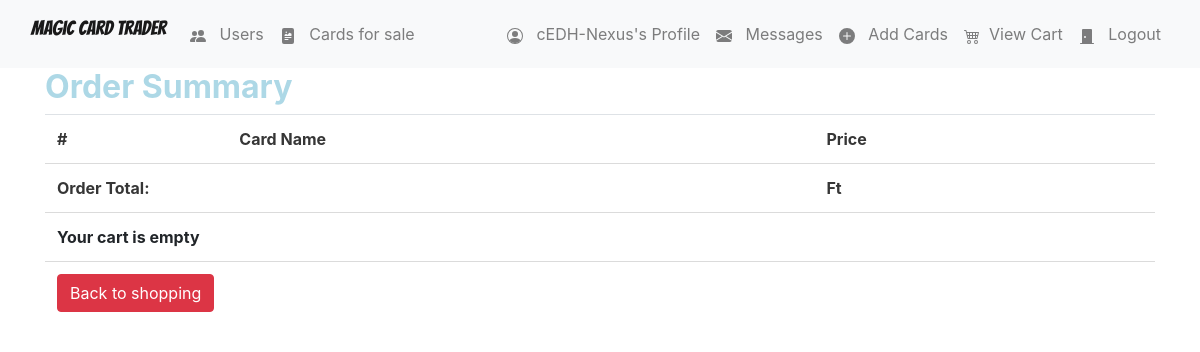
The app's page /order-summary/ (signed in), older data.
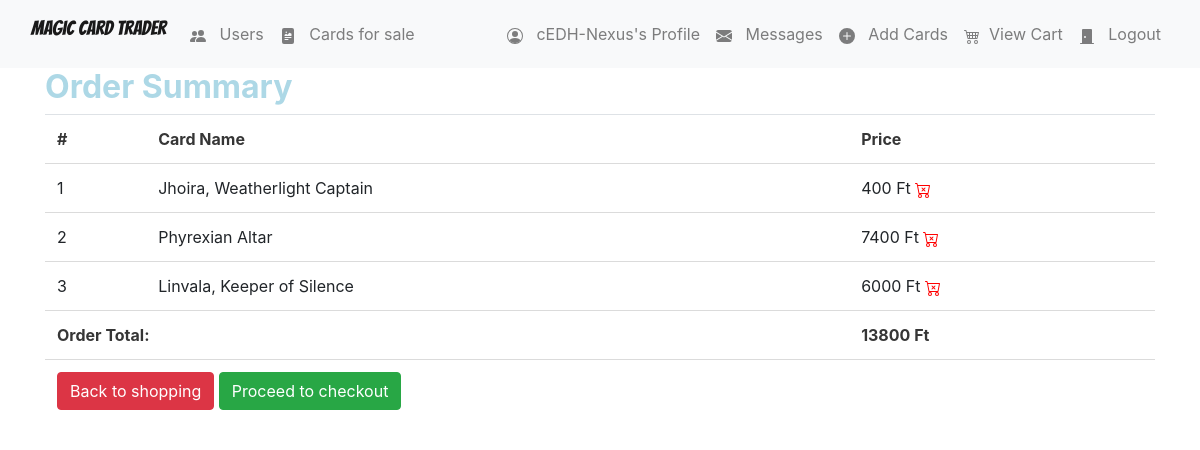
The same page, newer data.
### shopping_cart/models.py (models this page shows, shortened)
class OrderItem(models.Model):
    card = models.OneToOneField(Card, on_delete=models.SET_NULL, null=True)
    is_ordered = models.BooleanField(default=False)
    date_added = models.DateTimeField(auto_now=True)
    date_ordered = models.DateTimeField(null=True)

class Order(models.Model):
    ref_code = models.CharField(max_length=15)
    owner = models.ForeignKey(Profile, on_delete=models.SET_NULL, null=True)
    is_ordered = models.BooleanField(default=False)
    items = models.ManyToManyField(OrderItem)
    date_ordered = models.DateTimeField(auto_now=True)
    address = models.ForeignKey(Address, on_delete=models.SET_NULL, blank=True, null=True)
    payment = models.ForeignKey('Payment', on_delete=models.SET_NULL, blank=True, null=True)
    def get_cart_total(self):
        return round(sum([item.card.price for item in self.items.all()]), 2)

### Magic/models.py (models this page shows, shortened)
class Card(models.Model):
    name = models.CharField(max_length = 150)
    set_name = models.CharField(max_length = 150)
    price = models.IntegerField()
    user = models.ForeignKey(User, on_delete=models.CASCADE)
    is_foil = models.BooleanField(default=False)
    is_ordered = models.BooleanField(default=False)
    image_url = models.TextField()

### shopping_cart/views.py (the view)
# urls.py: re_path(r'order-summary/', CartView.OrderSummaryView.as_view(), name="order_summary"),
class OrderSummaryView(LoginRequiredMixin, View):
    def get(self, *args, **kwargs):
        try:
            order = Order.objects.filter(owner=self.request.user.profile).last()
            context = {
                'order': order,
            }
            return render(self.request, 'shopping_cart/order_summary.html', context)
        except ObjectDoesNotExist:
            messages.error(self.request, "You do not have an active order!")
            return redirect('Magic:cards')

### direct_messages/models.py (called while the page is built)
    def get_messages(user):
        users = []
        messages = Message.objects.filter(user=user).values('to_user').annotate(last=Max('date')).order_by('-last')
        for message in messages:
            users.append({
                'user': User.objects.get(pk=message['to_user']),
                'unread': Message.objects.filter(user=user, to_user__pk=message['to_user'], is_read=False).count()
            })
        return users

### direct_messages/templatetags/messages_template_tags.py (called while the page is built)
@register.filter
def unread_message_counter(user):
    if user.is_authenticated:
        total_unread = 0
        messages = Message.get_messages(user=user)
        for message in messages:
            total_unread = total_unread + message['unread']
        return total_unread

### shopping_cart/templatetags/shopping_cart_template_tags.py (called while the page is built)
@register.filter
def cart_item_counter(user):
    if user.is_authenticated:
        qs = Order.objects.filter(is_ordered=False, owner=user.profile)
        if qs.exists():
            return qs[0].items.count()
    return 0

### shopping_cart/templates/shopping_cart/order_summary.html (shortened to what this page needs)
{% extends 'magic/base.html' %}
{% block body %}
  <div class="container">
    <div class="table-responsive text-nowrap">
      <h2 class="basic-text">Order Summary</h2>
      <table class="table is-hoverable">
          <tr>
            <th scope="col">#</th>
            <th scope="col">Card Name</th>
            <th scope="col">Price</th>
          </tr>
          {% for order_item in order.items.all %}
          <tr>
            <td>{{ forloop.counter }}</td>
            <td>{{ order_item.card.name }}</td>
            <td>
              {{ order_item.card.price }} Ft
              <a href="{% url 'Magic:delete_from_cart' order_item.id %}">
                <span class="glyphicon glyphicon-trash">
                </span>
              </a></td>
          </tr>
          {% endfor %}
          <tr>
            <td colspan="2"><strong>Order Total:</strong></td>
            <td><strong>{{ order.get_cart_total }} Ft</strong></td>
          </tr>
          {% if order.get_cart_total > 0 %}
            <tr>
              <td colspan="3">
                <a class="btn btn-danger" href="{% url 'Magic:cards' %}">Back to shopping</a>
                <a class="btn btn-success btn-checkout" href="{% url 'Magic:checkout' %}">Proceed to checkout</a>
              </td>
            </tr>
          {% else %}
            <tr>
              <td colspan="3"><b>Your cart is empty</b></td>
            </tr>
            <tr>
              <td colspan="3">
                <a class="btn btn-danger" href="{% url 'Magic:cards' %}">Back to shopping</a>
              </td>
            </tr>
          {% endif %}
      </table>
    </div>
  </div>
{% endblock %}

Row changes from the older to the newer data that the page shows:
added OrderItem: card.name "Jhoira, Weatherlight Captain", card.price "400"
added OrderItem: card.name "Phyrexian Altar", card.price "7400"
added OrderItem: card.name "Linvala, Keeper of Silence", card.price "6000"
added Order: get_cart_total "13800"
Text that changed along with them:
text no longer shown: "Your cart is empty"
text now shown: "Proceed to checkout"
